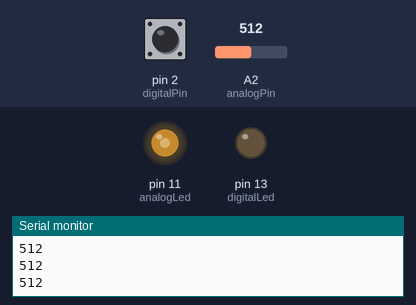
A sketch run on a simulated Arduino Uno, built with avr-gcc and run on an emulated ATmega328P. Parts: output pins drawn as LEDs (lit = HIGH), the last lines printed to the serial monitor. The test bench sets the inputs (shaded band); at power-on: pin 2 (digitalPin) HIGH, A2 (analogPin) = 512.

Above: at 1.2 s.
1.3 s: pin 2 (digitalPin) pulled LOW for 0.15 s
At 1.7 s:
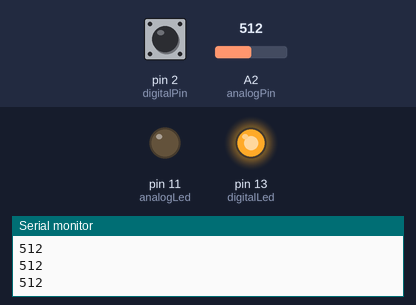
3.8 s: A2 (analogPin) set to 716
At 5.0 s:
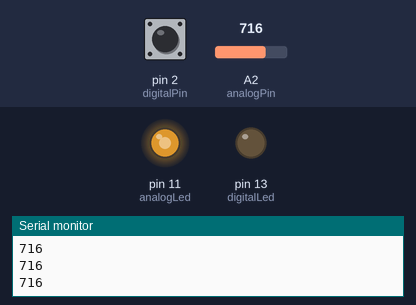
5.3 s: A2 (analogPin) set to 900
At 5.6 s:
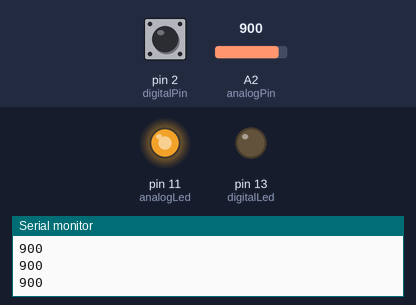
6.8 s: A2 (analogPin) set to 122
At 7.4 s:
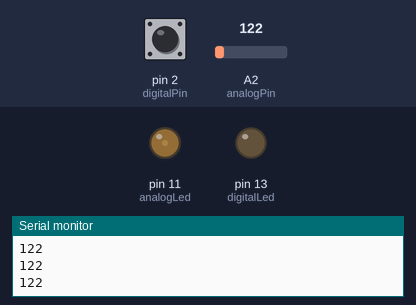
8.3 s: A2 (analogPin) set to 0
At 9.1 s:
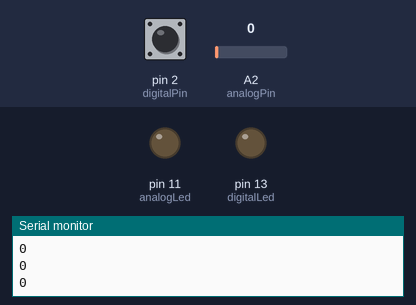
Timing chart, 0 to 10.8 s (numbered marks = the images above; inputs shaded):
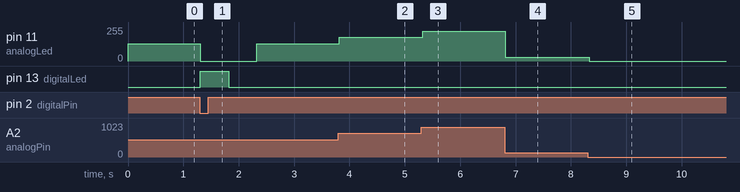

Measured:
- after the input at 1.3 s, pin 11 (analogLed): 128/255 → 0/255 at once, → 128/255 1.0 s later; pin 13 (digitalLed): LOW → HIGH at once, → LOW 0.51 s later
- after the input at 3.8 s, pin 11 (analogLed): 128/255 → 179/255 at once
- after the input at 5.3 s, pin 11 (analogLed): 179/255 → 225/255 at once
- after the input at 6.8 s, pin 11 (analogLed): 225/255 → 30/255 at once
- after the input at 8.3 s, pin 11 (analogLed): 30/255 → 0/255 at once

The sketch:

Week_9_assignment.ino
```cpp
int analogPin=A2;
int digitalPin=2;
int analogLed=11;
int digitalLed=13;
void setup() {
  // put your setup code here, to run once:
Serial.begin(9600);
pinMode(analogLed, OUTPUT);
pinMode(digitalLed, OUTPUT);
pinMode(digitalPin, INPUT_PULLUP);
}

void loop() {
  // put your main code here, to run repeatedly:
int sensorValue=analogRead(analogPin);
int buttonState=digitalRead(digitalPin);
Serial.println(sensorValue);
if (buttonState==LOW){
  //turn off yellow LED
  analogWrite(analogLed,0);
  //Bling red LED
  digitalWrite(digitalLed,HIGH);
  delay(sensorValue);
  digitalWrite(digitalLed, LOW);
  delay(sensorValue);
}else{
  //Turn off red LED
  digitalWrite(digitalLed,LOW);
  //control yellow LED brightness
  analogWrite(analogLed, sensorValue/4);
  delay(30);
}
}
```
